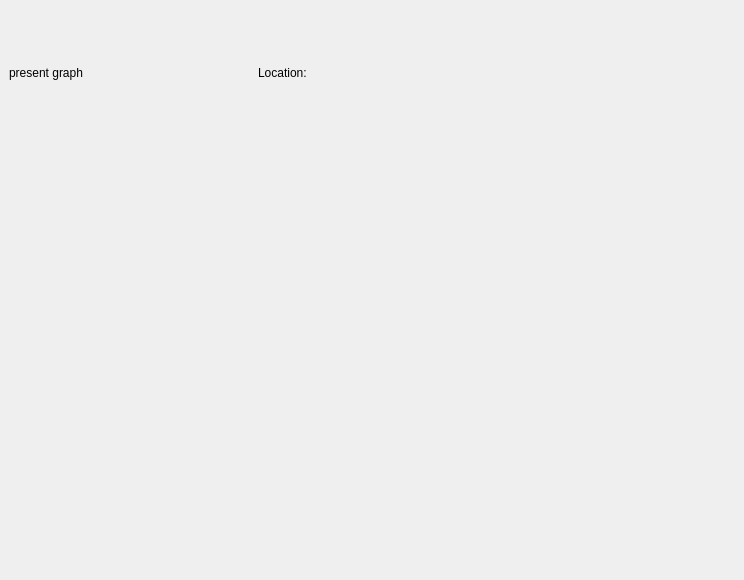
<?xml version="1.0" encoding="UTF-8"?>
<ui version="4.0">
 <class>presentGraph</class>
 <widget class="QDialog" name="presentGraph">
  <property name="geometry">
   <rect>
    <x>0</x>
    <y>0</y>
    <width>744</width>
    <height>580</height>
   </rect>
  </property>
  <property name="windowTitle">
   <string>Dialog</string>
  </property>
  <property name="styleSheet">
   <string notr="true">background-image: url(&quot;:/new/prefix1/image/background.png&quot;);</string>
  </property>
  <layout class="QHBoxLayout" name="horizontalLayout_3">
   <property name="spacing">
    <number>0</number>
   </property>
   <property name="leftMargin">
    <number>0</number>
   </property>
   <property name="topMargin">
    <number>0</number>
   </property>
   <property name="rightMargin">
    <number>0</number>
   </property>
   <property name="bottomMargin">
    <number>0</number>
   </property>
   <item>
    <widget class="QWidget" name="centralWidget" native="true">
     <layout class="QHBoxLayout" name="horizontalLayout_2">
      <item>
       <layout class="QVBoxLayout" name="verticalLayout" stretch="1,5">
        <property name="spacing">
         <number>20</number>
        </property>
        <property name="topMargin">
         <number>20</number>
        </property>
        <item>
         <layout class="QHBoxLayout" name="horizontalLayout">
          <item>
           <widget class="QLabel" name="label">
            <property name="styleSheet">
             <string notr="true">background:transparent;</string>
            </property>
            <property name="text">
             <string>present graph</string>
            </property>
           </widget>
          </item>
          <item>
           <widget class="QLabel" name="location">
            <property name="styleSheet">
             <string notr="true">background:transparent;</string>
            </property>
            <property name="text">
             <string>Location:</string>
            </property>
           </widget>
          </item>
          <item>
           <widget class="QPushButton" name="return_btn_4">
            <property name="sizePolicy">
             <sizepolicy hsizetype="Minimum" vsizetype="Preferred">
              <horstretch>0</horstretch>
              <verstretch>0</verstretch>
             </sizepolicy>
            </property>
            <property name="styleSheet">
             <string notr="true">background:transparent;
border:none;</string>
            </property>
            <property name="text">
             <string/>
            </property>
           </widget>
          </item>
         </layout>
        </item>
        <item>
         <widget class="QCustomPlot" name="presentplot" native="true"/>
        </item>
       </layout>
      </item>
     </layout>
    </widget>
   </item>
  </layout>
 </widget>
 <customwidgets>
  <customwidget>
   <class>QCustomPlot</class>
   <extends>QWidget</extends>
   <header>qcustomplot.h</header>
   <container>1</container>
  </customwidget>
 </customwidgets>
 <resources/>
 <connections/>
</ui>
